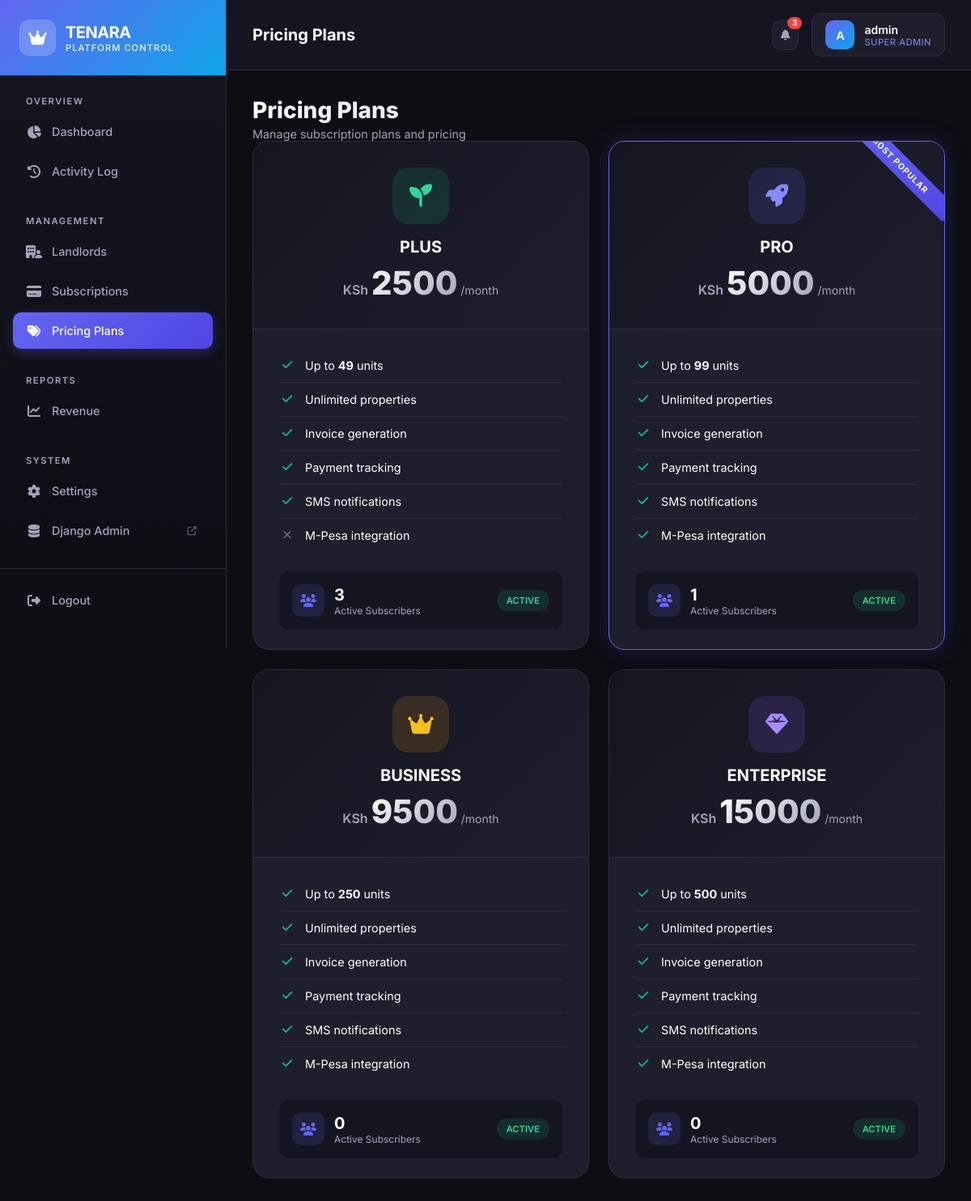
Page /superadmin/subscriptions/plans/ (signed in) on the committed database.
### accounts/models.py (models this page shows, shortened)
class User(AbstractUser):
    ROLE_CHOICES = [
        ('superadmin', 'Super Admin'),
        ('landlord', 'Landlord'),
        ('tenant', 'Tenant'),
    ]
    role = models.CharField(max_length=20, choices=ROLE_CHOICES, default='landlord')
    phone_number = models.CharField(max_length=15, blank=True)
    is_active_account = models.BooleanField(default=True, help_text='Account can be suspended by super admin')
    class Meta:
        db_table = 'users'
        verbose_name = 'User'
        verbose_name_plural = 'Users'
    @property
    def is_superadmin(self):
        return self.is_superuser or self.role == 'superadmin'
    @property
    def is_landlord(self):
        return self.role == 'landlord' and not self.is_superuser

### subscriptions/models.py (models this page shows, shortened)
class SubscriptionPlan(models.Model):
    PLAN_CHOICES = [
        ('PLUS', 'PLUS'),
        ('PRO', 'PRO'),
        ('BUSINESS', 'BUSINESS'),
        ('ENTERPRISE', 'ENTERPRISE'),
    ]
    name = models.CharField(max_length=20, choices=PLAN_CHOICES, unique=True)
    max_units = models.IntegerField(help_text='Maximum number of units allowed')
    monthly_price = models.DecimalField(max_digits=10, decimal_places=2)
    features = models.JSONField(default=dict, help_text='Plan features in JSON format')
    is_active = models.BooleanField(default=True)
    created_at = models.DateTimeField(auto_now_add=True)
    updated_at = models.DateTimeField(auto_now=True)
    class Meta:
        db_table = 'subscription_plans'
        ordering = ['monthly_price']
        verbose_name = 'Subscription Plan'
        verbose_name_plural = 'Subscription Plans'

### superadmin/views.py (the view)
# urls.py: path('subscriptions/plans/', views.subscription_plans, name='subscription_plans'),
@superadmin_required
def subscription_plans(request):
    plans = SubscriptionPlan.objects.all().order_by('monthly_price')
    plan_data = []
    for plan in plans:
        subscriber_count = Subscription.objects.filter(
            plan=plan,
            status__in=['active', 'trial']
        ).count()
        plan_data.append({
            'plan': plan,
            'subscriber_count': subscriber_count,
        })
    context = {
        'plans': plan_data,
    }
    return render(request, 'superadmin/subscription_plans.html', context)

### core/context_processors.py (called while the page is built, shortened)
def subscription_context(request):
    context = {
        'subscription': None,
        'subscription_status': None,
        'is_trial': False,
        'days_remaining': 0,
        'units_used': 0,
        'units_limit': 0,
        'business_name': '',
    }
    if not request.user.is_authenticated:
        return context
    if not hasattr(request.user, 'is_landlord') or not request.user.is_landlord:
        return context

### superadmin/templates/superadmin/subscription_plans.html (shortened to what this page needs)
{% extends 'superadmin/base.html' %}
{% block page_title %}Pricing Plans{% endblock %}
{% block content %}
<div class="page-header">
    <div>
        <h1 class="page-header-title">Pricing Plans</h1>
        <p class="page-header-subtitle">Manage subscription plans and pricing</p>
    </div>
</div>
{% if plans %}
<div class="plans-grid">
    {% for item in plans %}
    <div class="plan-card {% if forloop.counter == 2 %}featured{% endif %}">
        <div class="plan-header">
            <div class="plan-icon">
                {% if forloop.counter == 1 %}
                    <i class="fas fa-seedling"></i>
                {% elif forloop.counter == 2 %}
                    <i class="fas fa-rocket"></i>
                {% elif forloop.counter == 3 %}
                    <i class="fas fa-crown"></i>
                {% else %}
                    <i class="fas fa-gem"></i>
                {% endif %}
            </div>
            <h3 class="plan-name">{{ item.plan.name }}</h3>
            <div class="plan-price">
                <span class="plan-currency">KSh</span>
                <span class="plan-amount">{{ item.plan.monthly_price|floatformat:0 }}</span>
                <span class="plan-period">/month</span>
            </div>
        </div>
        <div class="plan-body">
            <ul class="plan-features">
                <li>
                    <i class="fas fa-check"></i>
                    <span>Up to <strong>{{ item.plan.max_units }}</strong> units</span>
                </li>
                <li>
                    <i class="fas fa-check"></i>
                    <span>Unlimited properties</span>
                </li>
                <li>
                    <i class="fas fa-check"></i>
                    <span>Invoice generation</span>
                </li>
                <li>
                    <i class="fas fa-check"></i>
                    <span>Payment tracking</span>
                </li>
                <li>
                    <i class="fas {% if item.plan.monthly_price >= 2000 %}fa-check{% else %}fa-times{% endif %}"></i>
                    <span>SMS notifications</span>
                </li>
                <li>
                    <i class="fas {% if item.plan.monthly_price >= 3000 %}fa-check{% else %}fa-times{% endif %}"></i>
                    <span>M-Pesa integration</span>
                </li>
            </ul>
            <div class="plan-subscribers">
                <div class="subscriber-count">
                    <div class="subscriber-icon">
                        <i class="fas fa-users"></i>
                    </div>
                    <div>
                        <div class="subscriber-value">{{ item.subscriber_count }}</div>
                        <div class="subscriber-label">Active Subscribers</div>
                    </div>
                </div>
                <span class="plan-status {% if item.plan.is_active %}active{% else %}inactive{% endif %}">
                    {% if item.plan.is_active %}Active{% else %}Inactive{% endif %}
                </span>
            </div>
        </div>
    </div>
    {% endfor %}
</div>
{% endif %}
{% endblock %}

### superadmin/templates/superadmin/base.html (shortened to what this page needs)
{% load static %}
<!DOCTYPE html>
<html lang="en">
<head>
    <link rel="stylesheet" href="https://cdnjs.cloudflare.com/ajax/libs/font-awesome/6.4.0/css/all.min.css">
</head>
<body>
    <aside class="sidebar" id="sidebar">
        <div class="sidebar-header">
            <div class="sidebar-brand">
                <div class="sidebar-brand-icon">
                    <i class="fas fa-crown"></i>
                </div>
                <div>
                    <div class="sidebar-brand-text">TENARA</div>
                    <div class="sidebar-brand-subtitle">Platform Control</div>
                </div>
            </div>
        </div>
        <nav class="sidebar-nav">
            <div class="nav-section">
                <div class="nav-section-title">Overview</div>
                <a href="{% url 'superadmin:dashboard' %}" class="nav-item {% if request.resolver_match.url_name == 'dashboard' or request.resolver_match.url_name == 'dashboard_alt' %}active{% endif %}">
                    <i class="fas fa-chart-pie"></i>
                    <span>Dashboard</span>
                </a>
                <a href="{% url 'superadmin:activity_log' %}" class="nav-item {% if request.resolver_match.url_name == 'activity_log' %}active{% endif %}">
                    <i class="fas fa-history"></i>
                    <span>Activity Log</span>
                </a>
            </div>
            <div class="nav-section">
                <div class="nav-section-title">Management</div>
                <a href="{% url 'superadmin:landlords' %}" class="nav-item {% if 'landlord' in request.resolver_match.url_name %}active{% endif %}">
                    <i class="fas fa-building-user"></i>
                    <span>Landlords</span>
                </a>
                <a href="{% url 'superadmin:subscriptions' %}" class="nav-item {% if request.resolver_match.url_name == 'subscriptions' %}active{% endif %}">
                    <i class="fas fa-credit-card"></i>
                    <span>Subscriptions</span>
                </a>
                <a href="{% url 'superadmin:subscription_plans' %}" class="nav-item {% if request.resolver_match.url_name == 'subscription_plans' %}active{% endif %}">
                    <i class="fas fa-tags"></i>
                    <span>Pricing Plans</span>
                </a>
            </div>
            <div class="nav-section">
                <div class="nav-section-title">Reports</div>
                <a href="{% url 'superadmin:revenue_report' %}" class="nav-item {% if request.resolver_match.url_name == 'revenue_report' %}active{% endif %}">
                    <i class="fas fa-chart-line"></i>
                    <span>Revenue</span>
                </a>
            </div>
            <div class="nav-section">
                <div class="nav-section-title">System</div>
                <a href="{% url 'superadmin:system_settings' %}" class="nav-item {% if request.resolver_match.url_name == 'system_settings' %}active{% endif %}">
                    <i class="fas fa-cog"></i>
                    <span>Settings</span>
                </a>
                <a href="/admin/" class="nav-item" target="_blank">
                    <i class="fas fa-database"></i>
                    <span>Django Admin</span>
                    <i class="fas fa-external-link-alt" style="font-size: 0.7rem; margin-left: auto; opacity: 0.5;"></i>
                </a>
            </div>
            <div class="nav-section" style="margin-top: auto; padding-top: 1rem; border-top: 1px solid var(--border-color);">
                <a href="{% url 'accounts:logout' %}" class="nav-item">
                    <i class="fas fa-sign-out-alt"></i>
                    <span>Logout</span>
                </a>
            </div>
        </nav>
    </aside>
    <main class="main-content">
        <header class="top-header">
            <div class="header-left">
                <h1 class="page-title">{% block page_title %}Dashboard{% endblock %}</h1>
            </div>
            <div class="header-right">
                <button class="header-btn">
                    <i class="fas fa-bell"></i>
                    <span class="badge">3</span>
                </button>
                <div class="user-menu">
                    <div class="user-avatar">
                        {{ request.user.username|slice:":1"|upper }}
                    </div>
                    <div class="user-info">
                        <div class="user-name">{{ request.user.username }}</div>
                        <div class="user-role">Super Admin</div>
                    </div>
                </div>
            </div>
        </header>
        <div class="page-content">
            {% block content %}{% endblock %}
        </div>
    </main>
</body>
</html>

### rows in the picture
User: user.username "A", user.username "admin"
SubscriptionPlan: plan.name "PLUS", plan.monthly_price "2500", plan.max_units "49", subscriber_count "3", is_active "ACTIVE"
SubscriptionPlan: plan.name "PRO", plan.monthly_price "5000", plan.max_units "99", subscriber_count "1", shows "ACTIVE"
SubscriptionPlan: plan.name "BUSINESS", plan.monthly_price "9500", plan.max_units "250", subscriber_count "0", is_active "ACTIVE"
SubscriptionPlan: plan.name "ENTERPRISE", plan.monthly_price "15000", plan.max_units "500", subscriber_count "0", is_active "ACTIVE"
